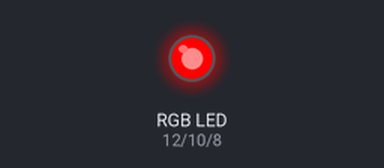
The sketch below on a simulated Arduino Uno, built with avr-gcc and run on an emulated ATmega328P. Parts: an RGB LED mixed from three pins (HIGH = lit).

Above: at 0.2 s.
At 1.2 s:
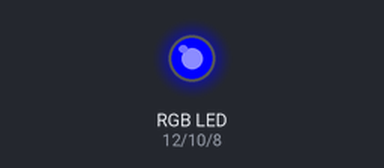
At 1.7 s:
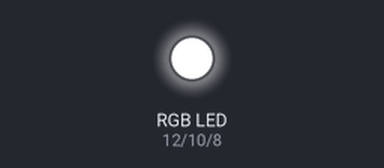
At 2.2 s:
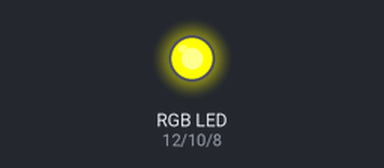
At 3.7 s:
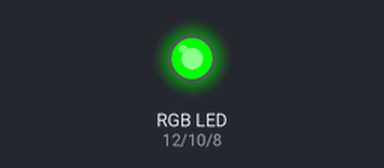
At 5.7 s:
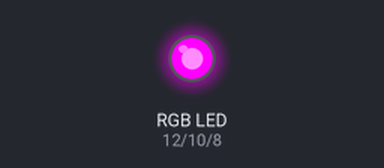
Timing chart, 0 to 6.9 s (numbered marks = the images above):
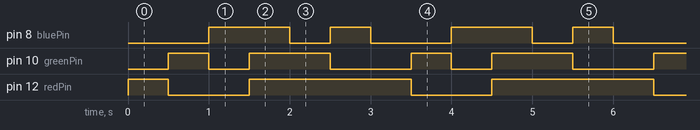

Measured:
- by itself, pin 8 (bluePin): repeats every 3.0 s: LOW 0.50 s, HIGH 0.50 s, LOW 1.0 s, HIGH 1.0 s
- by itself, pin 10 (greenPin): repeats every 3.0 s: LOW 0.50 s, HIGH 1.0 s, LOW 1.0 s, HIGH 0.50 s
- by itself, pin 12 (redPin): repeats every 3.0 s: LOW 1.0 s, HIGH 2.0 s

The sketch:

RGBlightchasing.ino
```cpp
/* This is the RGB Light Chaser. RGB stands for red, green and blue.
The program creates a "chasing" effect on the LEDs where a single LED
glows 3 different colors one by one. In each step in the loop, the program
sets the voltage of one of the LED pins to a high value, turning on the LED
and creating the appearance of a single-color light. After half a second,
the program turns off the LED by setting the voltage to a low value.
With mixture of colors from RGB, it can create different colors such as
yellow, purple and white. White appears when all colors are high or on.
Yellow appears when red and green are hign or on. Purple appears when
red and blue are hign or on. */

int redPin = 12;   // red LED connected to pin 12
int greenPin = 10; // green LED connected to pin 10
int bluePin = 8;  // blue LED connected to pin 8

void setup()
{
  pinMode(redPin, OUTPUT);
  pinMode(greenPin, OUTPUT);
  pinMode(bluePin, OUTPUT);
}

void loop()
{
  // RED LED
  digitalWrite(redPin, HIGH);
  digitalWrite(greenPin, LOW);
  digitalWrite(bluePin, LOW);
  delay(500);

  // GREEN LED
  digitalWrite(redPin, LOW);
  digitalWrite(greenPin, HIGH);
  digitalWrite(bluePin, LOW);
  delay(500);

  // BLUE LED
  digitalWrite(redPin, LOW);
  digitalWrite(greenPin, LOW);
  digitalWrite(bluePin, HIGH);
  delay(500);

  // WHITE LED
  digitalWrite(redPin, HIGH);
  digitalWrite(greenPin, HIGH);
  digitalWrite(bluePin, HIGH);
  delay(500);

  // YELLOW LED
  digitalWrite(redPin, HIGH);
  digitalWrite(greenPin, HIGH);
  digitalWrite(bluePin, LOW);
  delay(500);

  // PURPLE LED
  digitalWrite(redPin, HIGH);
  digitalWrite(greenPin, LOW);
  digitalWrite(bluePin, HIGH);
  delay(500);
}
```
